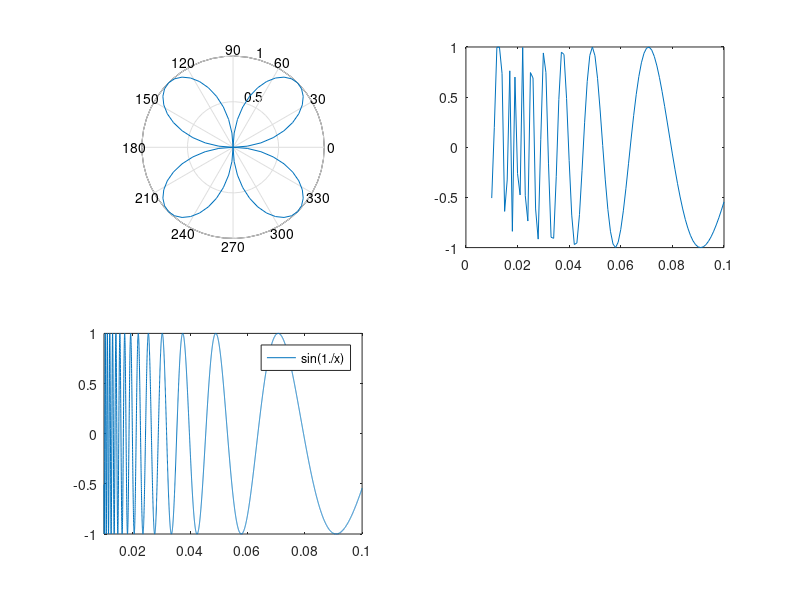

MATLAB code to generate this figure:
%polar(theta, r)
x = 0:pi/40:2*pi;
subplot(2,2,1)
polar(x, sin(2*x))

subplot(2,2,2)
x = 0.01:0.001:0.1;
plot(x, sin(1./x))

subplot(2,2,3)
fplot('sin(1/x)', [0.01 0.1]) % no, 1./x not needed!

